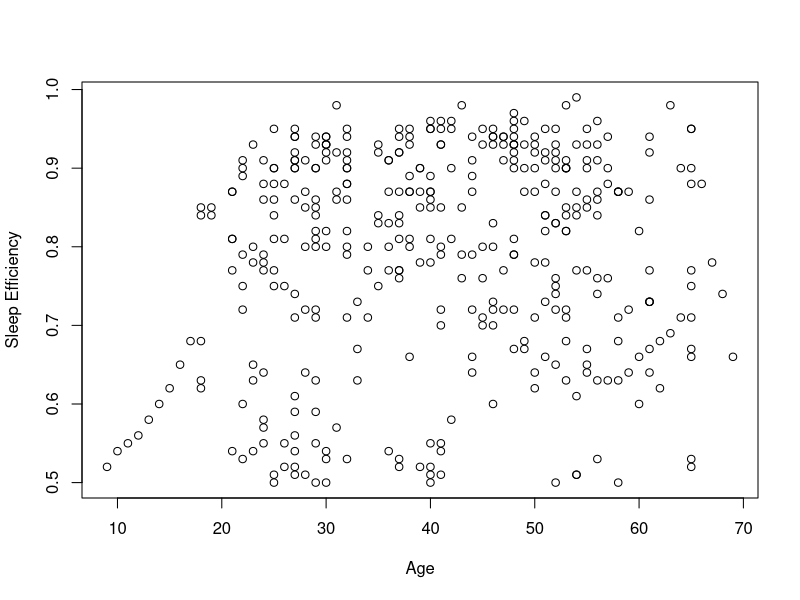
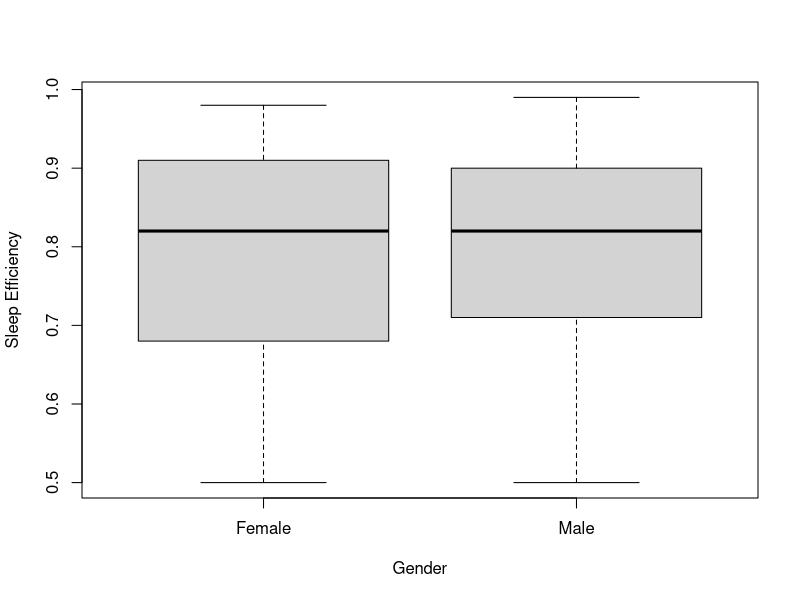
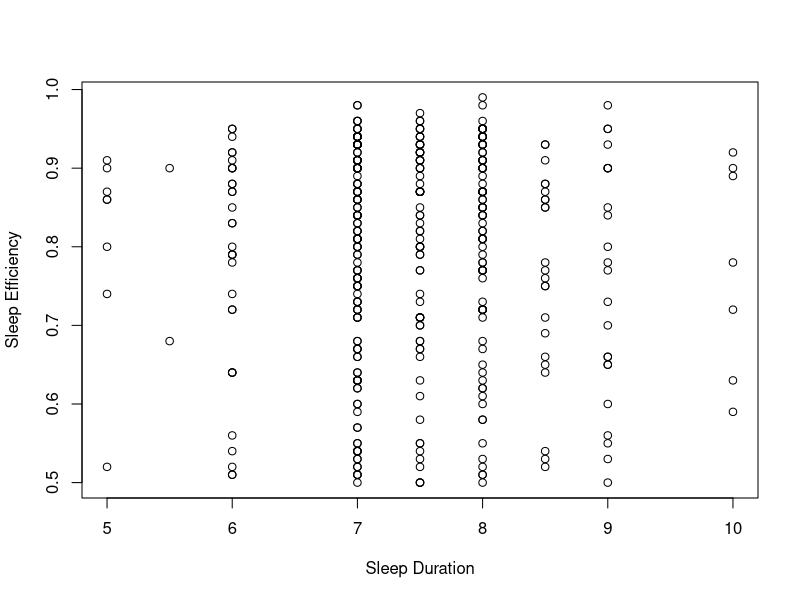
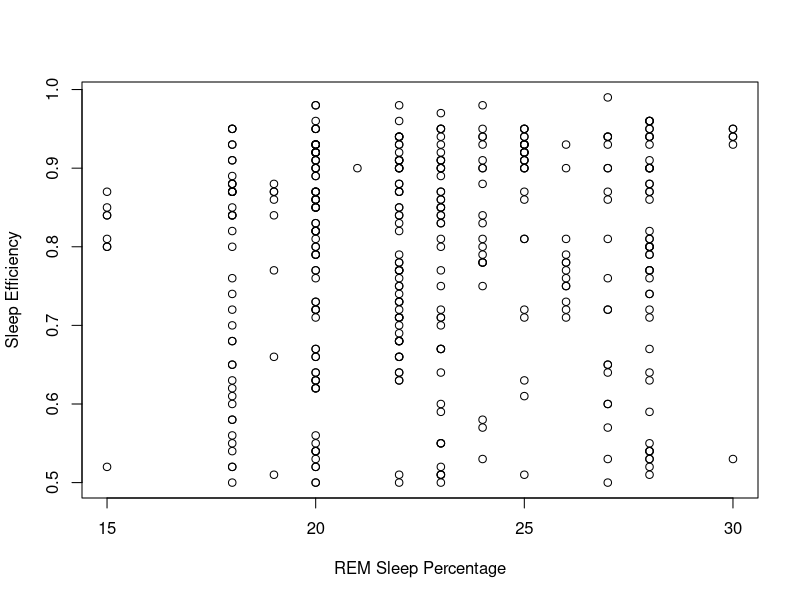
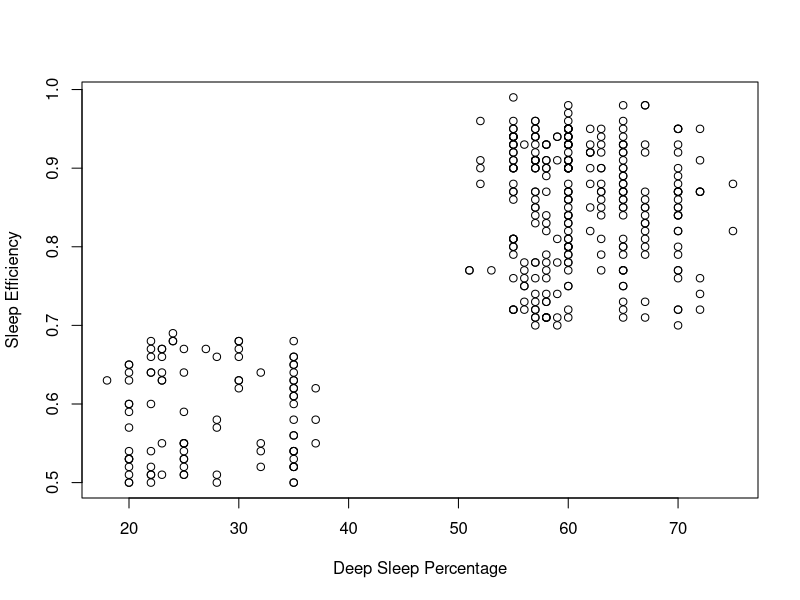
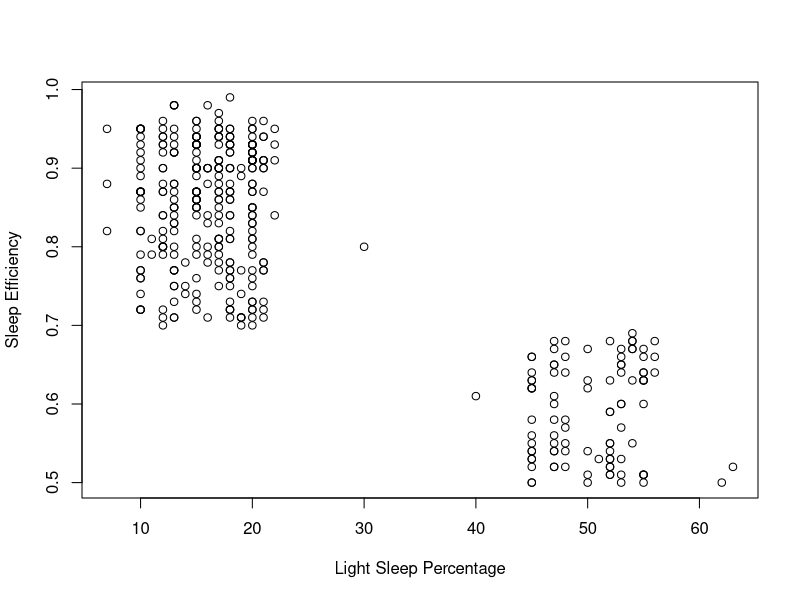
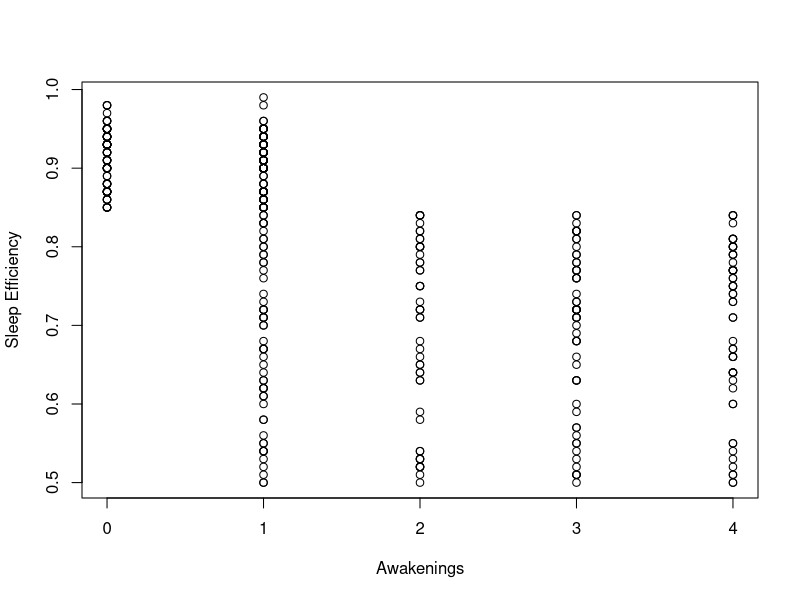
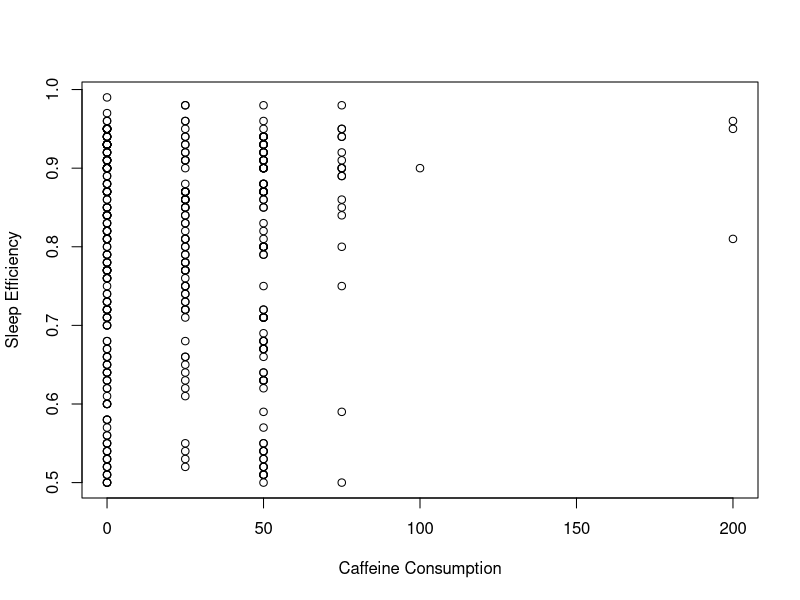

Reproduce these figures in R, in order.
#Loading Libraries
library(lubridate)
library(leaps)
# library(rsq)
library(car)

#Data preprocessing
dataset = read.table('Sleep_Efficiency.csv', TRUE, ',')
dataset = na.omit(dataset)

dataset$Smoking.status = as.factor(dataset$Smoking.status)
dataset$Gender = as.factor(dataset$Gender)
dataset$Bedtime = as.POSIXlt(dataset$Bedtime)
dataset$Wakeup.time = as.POSIXlt(dataset$Wakeup.time)

#Turn bedtime into number of hours after 9:00pm
hours = as.numeric(hour(dataset$Bedtime))
hours = as.numeric(hours + minute(dataset$Bedtime)/60)
hours = ifelse(21-hours <= 0, hours - 21, hours + 3)
dataset$Bedtime = hours
dataset$Bedtime

#Turn wake up time into hours since 3:00am
hours = as.numeric(hour(dataset$Wakeup.time))
hours = as.numeric(hours + minute(dataset$Wakeup.time)/60)
hours = hours - 3
dataset$Wakeup.time = hours
dataset$Wakeup.time



#Main model selection
plot(Sleep.efficiency ~ Age, data = dataset, xlab = 'Age', ylab = 'Sleep Efficiency')
plot(Sleep.efficiency ~ Gender, data = dataset, xlab = 'Gender', ylab = 'Sleep Efficiency')
plot(Sleep.efficiency ~ Sleep.duration, data = dataset, xlab = 'Sleep Duration', ylab = 'Sleep Efficiency')
plot(Sleep.efficiency ~ REM.sleep.percentage, data = dataset, xlab = 'REM Sleep Percentage', ylab = 'Sleep Efficiency')
plot(Sleep.efficiency ~ Deep.sleep.percentage, data = dataset, xlab = 'Deep Sleep Percentage', ylab = 'Sleep Efficiency')
plot(Sleep.efficiency ~ Light.sleep.percentage, data = dataset, xlab = 'Light Sleep Percentage', ylab = 'Sleep Efficiency')
plot(Sleep.efficiency ~ Awakenings, data = dataset, xlab = 'Awakenings', ylab = 'Sleep Efficiency')
plot(Sleep.efficiency ~ Caffeine.consumption, data = dataset, xlab = 'Caffeine Consumption', ylab = 'Sleep Efficiency')
plot(Sleep.efficiency ~ Alcohol.consumption, data = dataset, xlab = 'Alcohol Consumption', ylab = 'Sleep Efficiency')
plot(Sleep.efficiency ~ Smoking.status, data = dataset, xlab = 'Smoking Status', ylab = 'Sleep Efficiency')
plot(Sleep.efficiency ~ Exercise.frequency, data = dataset, xlab = 'Exercise Frequency', ylab = 'Sleep Efficiency')
plot(Sleep.efficiency ~ Bedtime, data = dataset, xlab = 'Bedtime', ylab = 'Sleep Efficiency')
plot(Sleep.efficiency ~ Wakeup.time, data = dataset, xlab = 'Wakeup Time', ylab = 'Sleep Efficiency')


full_model = lm(Sleep.efficiency ~ Age + Gender + Sleep.duration + REM.sleep.percentage + Deep.sleep.percentage + Light.sleep.percentage + Awakenings + Caffeine.consumption +
                 Alcohol.consumption + Smoking.status + Exercise.frequency + Bedtime + Wakeup.time, data = dataset)
summary(full_model)

resids = full_model$residuals
fitted = full_model$fitted.values

resids_plot = plot(fitted, resids, xlab = 'Fitted Sleep Efficiency', ylab = 'Residuals')
title('Plot of Residuals vs Fitted Sleep Efficiency for Full Model')

# Partial R squared and VIF values for the initial full model
vif_full_dataset <- dataset[-7][-1]
age_pr2_full <- summary(lm(Age ~ ., data = vif_full_dataset))$r.squared
bedtime_pr2_full <- summary(lm(Bedtime ~ ., data = vif_full_dataset))$r.squared
wakeuptime_pr2_full <- summary(lm(Wakeup.time ~ ., data = vif_full_dataset))$r.squared
duration_pr2_full <- summary(lm(Sleep.duration ~ ., data = vif_full_dataset))$r.squared
REM_pr2_full <- summary(lm(REM.sleep.percentage ~ ., data = vif_full_dataset))$r.squared
deep_pr2_full <- summary(lm(Deep.sleep.percentage ~ ., data = vif_full_dataset))$r.squared
light_pr2_full <- summary(lm(Light.sleep.percentage ~ ., data = vif_full_dataset))$r.squared
awakening_pr2_full <- summary(lm(Awakenings ~ ., data = vif_full_dataset))$r.squared
caffeine_pr2_full <- summary(lm(Caffeine.consumption ~ ., data = vif_full_dataset))$r.squared
alcohol_pr2_full <- summary(lm(Alcohol.consumption ~ ., data = vif_full_dataset))$r.squared
exercise_pr2_full <- summary(lm(Exercise.frequency ~ ., data = vif_full_dataset))$r.squared
pr2_full_model <- c(age_pr2_full, bedtime_pr2_full, wakeuptime_pr2_full, duration_pr2_full, REM_pr2_full,
                    deep_pr2_full, light_pr2_full, awakening_pr2_full, caffeine_pr2_full, alcohol_pr2_full,
                    exercise_pr2_full)
vif_full_model <- 1 / (1 - pr2_full_model)


#Backwards Selection
ver2 = lm(Sleep.efficiency ~ Age + Sleep.duration + REM.sleep.percentage + Deep.sleep.percentage + Light.sleep.percentage + Awakenings + Caffeine.consumption +
            Alcohol.consumption + Smoking.status + Exercise.frequency + Bedtime + Wakeup.time, data = dataset)
summary(ver2)

ver3 = lm(Sleep.efficiency ~ Age + Sleep.duration + REM.sleep.percentage + Deep.sleep.percentage + Light.sleep.percentage + Awakenings + Caffeine.consumption +
            Alcohol.consumption + Smoking.status + Exercise.frequency + Wakeup.time, data = dataset)
summary(ver3)

ver4 = lm(Sleep.efficiency ~ Age + Sleep.duration + REM.sleep.percentage + Deep.sleep.percentage + Light.sleep.percentage + Awakenings + Caffeine.consumption +
            Alcohol.consumption + Smoking.status + Exercise.frequency, data = dataset)
summary(ver4)

ver5 = lm(Sleep.efficiency ~ Age + REM.sleep.percentage + Deep.sleep.percentage + Light.sleep.percentage + Awakenings + Caffeine.consumption +
            Alcohol.consumption + Smoking.status + Exercise.frequency, data = dataset)
summary(ver5)


#To choose from REM, deep, light sleep percentage
mod_sub = regsubsets(Sleep.efficiency ~., data = dataset, method = 'exhaustive')
ss = summary(mod_sub)
ss$which
ss$adjr2
ss$cp
ss$rsq

plot(x = c(1, 2, 3, 4, 5, 6, 7, 8, 9), ss$adjr2, xlab = 'Number of Parameters', ylab = "Adjusted R2")
title("Adjusted R2 for Model Selection")

plot(x = c(1, 2, 3, 4, 5, 6, 7, 8, 9), ss$cp, xlab = 'Number of Parameters', ylab = "Mallow's Cp")
abline(0, 1)
title("Mallow's Cp Plot for Model Selection")


optimized = lm(Sleep.efficiency ~ Age + Light.sleep.percentage + Awakenings + Caffeine.consumption +
            Alcohol.consumption + Smoking.status + Exercise.frequency, data = dataset)
summary(optimized)

optimized_resids = optimized$residuals
optimized_fitted = optimized$fitted.values

resids_plot = plot(optimized_fitted, optimized_resids, xlab = 'Fitted Sleep Efficiency', ylab = 'Residuals')
title('Plot of Residuals vs Fitted Sleep Efficiency for Optimized Model')


qq_plot = qqnorm(optimized_resids, ylab = 'Optimized Model Residuals Sample Quantiles')
qqline(optimized_resids)



# Partial R squared and VIF values for the intermediate model without interaction
vif_int_dataset <- dataset[-9][-8][-7][-6][-5][-4][-3][-1]
age_pr2_int <- summary(lm(Age ~ ., data = vif_int_dataset))$r.squared
light_pr2_int <- summary(lm(Light.sleep.percentage ~ ., data = vif_int_dataset))$r.squared
awakening_pr2_int <- summary(lm(Awakenings ~ ., data = vif_int_dataset))$r.squared
caffeine_pr2_int <- summary(lm(Caffeine.consumption ~ ., data = vif_int_dataset))$r.squared
alcohol_pr2_int <- summary(lm(Alcohol.consumption ~ ., data = vif_int_dataset))$r.squared
exercise_pr2_int <- summary(lm(Exercise.frequency ~ ., data = vif_int_dataset))$r.squared
pr2_int_model <- c(age_pr2_int, light_pr2_int, awakening_pr2_int, caffeine_pr2_int,
                   alcohol_pr2_int, exercise_pr2_int)
vif_int_model <- 1 / (1 - pr2_int_model)

# #Sample calculation for partial R squared value of r^2 y,age:x'
# mod_noage = lm(Sleep.efficiency ~ Light.sleep.percentage + Awakenings + Caffeine.consumption +
#                  Alcohol.consumption + Smoking.status + Exercise.frequency, data = dataset)
# optimized_ageprsq = (summary(optimized)$r.squared - summary(mod_noage)$r.squared) / (1 - summary(mod_noage)$r.squared)

#Sample calculation for VIF of age
mod_justage = lm(Age ~ Light.sleep.percentage + Awakenings + Caffeine.consumption +
                   Alcohol.consumption + Smoking.status + Exercise.frequency, data = dataset)
optimized_agevif = 1 / (1 - summary(mod_justage)$r.squared)



## Optimized model including interaction terms
optimized_int = lm(Sleep.efficiency ~ Age + Light.sleep.percentage + Awakenings + Caffeine.consumption +
                     Alcohol.consumption + Smoking.status + Exercise.frequency + 
                     Awakenings:Alcohol.consumption + Age:Light.sleep.percentage, data = dataset)
summary(optimized_int)

optimized_int_resids = optimized_int$residuals
optimized_int_fitted = optimized_int$fitted.values

resids_int_plot = plot(optimized_int_fitted, optimized_int_resids, xlab = 'Fitted Sleep Efficiency', ylab = 'Residuals')
title('Plot of Residuals vs Fitted Sleep Efficiency for Optimized Model with Interactions')

qq_int_plot = qqnorm(optimized_int_resids, ylab = 'Optimized Model With Interactions Residuals Sample Quantiles')
qqline(optimized_int_resids)


#Leverage and Outlier Checks
leverages <- as.data.frame(hatvalues(optimized_int))
cookdstes <- as.data.frame(cooks.distance(optimized_int))
standard_res <- rstandard(optimized_int)

###


alcohol_drinkers <- subset(dataset, Alcohol.consumption > 0)
non_alcohol_drinkers <- subset(dataset, Alcohol.consumption == 0)

mean(alcohol_drinkers$Sleep.efficiency)
mean(non_alcohol_drinkers$Sleep.efficiency)

nrow(subset(dataset, Caffeine.consumption <= 50)) / nrow(dataset)

mean(dataset$Exercise.frequency)

proportions(table(alcohol_drinkers$Smoking.status))
proportions(table(non_alcohol_drinkers$Smoking.status))


# #Other interesting models
# age_vs_efficiency = lm(Sleep.efficiency ~ Age, data = dataset)
# summary(age_vs_efficiency)
# plot(dataset$Age, dataset$Sleep.efficiency)
# plot(age_vs_efficiency$fitted.values, age_vs_efficiency$residuals)
# 
# age_vs_duration = lm(Sleep.duration ~ Age, data = dataset)
# summary(age_vs_duration)
# plot(dataset$Age, dataset$Sleep.duration)
# plot(age_vs_duration$fitted.values, age_vs_duration$residuals)
# 
# duration_vs_efficiency = lm(Sleep.efficiency ~ Sleep.duration, data = dataset)
# summary(duration_vs_efficiency)
# plot(dataset$Sleep.duration, dataset$Sleep.efficiency)
# plot(duration_vs_efficiency$fitted.values, duration_vs_efficiency$residuals)
